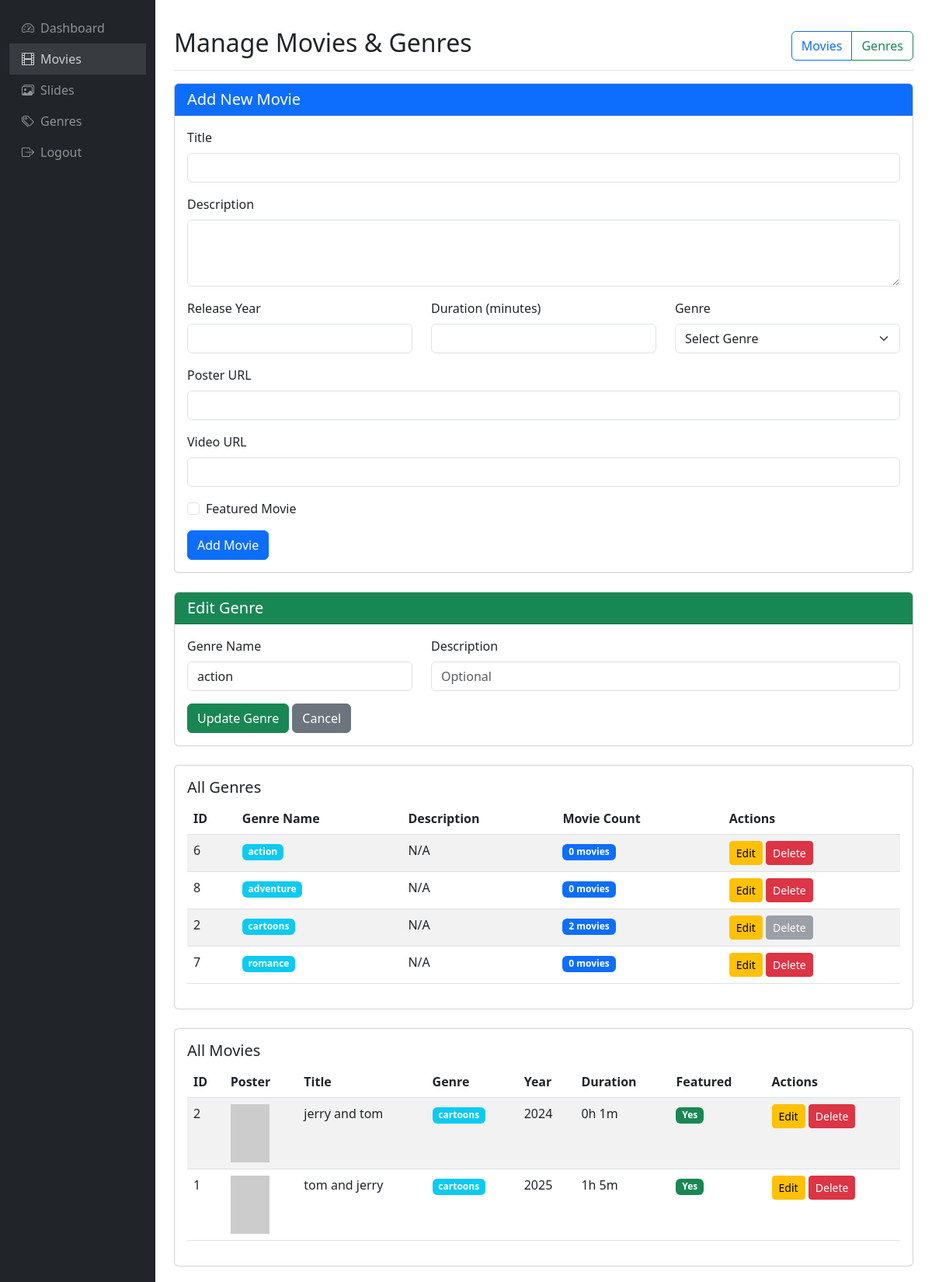
/movies.php?genre_action=edit&genre_id=6 (signed in), run on the app's committed database.
### tables this page shows
CREATE TABLE `genres` (
  `id` int(11) NOT NULL,
  `name` varchar(50) NOT NULL
);

CREATE TABLE `movies` (
  `id` int(11) NOT NULL,
  `title` varchar(100) NOT NULL,
  `description` text DEFAULT NULL,
  `release_year` int(11) DEFAULT NULL,
  `duration` int(11) DEFAULT NULL,
  `poster_url` varchar(255) DEFAULT NULL,
  `video_url` varchar(255) DEFAULT NULL,
  `genre_id` int(11) DEFAULT NULL,
  `featured` tinyint(1) DEFAULT 0,
  `created_at` timestamp NOT NULL DEFAULT current_timestamp(),
  `updated_at` timestamp NOT NULL DEFAULT current_timestamp() ON UPDATE current_timestamp()
);

### movies.php (the view, shortened to what this page needs)
<?php
include '../config.php';
$movie = null;
$edit_genre = null;
if (isset($_GET['genre_action']) && $_GET['genre_action'] == 'edit' && isset($_GET['genre_id'])) {
    $stmt = $pdo->prepare("SELECT * FROM genres WHERE id = ?");
    $stmt->execute([$_GET['genre_id']]);
    $edit_genre = $stmt->fetch(PDO::FETCH_ASSOC);
}
try {
    $genres = $pdo->query("SELECT * FROM genres ORDER BY name ASC")->fetchAll(PDO::FETCH_ASSOC);
} catch (PDOException $e) {
    $_SESSION['error'] = "Error loading genres: " . $e->getMessage();
    $genres = [];
}
try {
    $movies = $pdo->query("SELECT m.*, g.name as genre FROM movies m LEFT JOIN genres g ON m.genre_id = g.id ORDER BY m.created_at DESC")->fetchAll(PDO::FETCH_ASSOC);
} catch (PDOException $e) {
    $_SESSION['error'] = "Error loading movies: " . $e->getMessage();
    $movies = [];
}
?>
<!DOCTYPE html>
<html lang="en">
<head>
    <link href="https://cdn.jsdelivr.net/npm/bootstrap@5.3.0/dist/css/bootstrap.min.css" rel="stylesheet">
    <link rel="stylesheet" href="https://cdn.jsdelivr.net/npm/bootstrap-icons@1.10.0/font/bootstrap-icons.css">
</head>
<body>
    <div class="container-fluid">
        <div class="row">
            <div class="col-md-3 col-lg-2 d-md-block sidebar bg-dark">
                <div class="position-sticky pt-3">
                    <ul class="nav flex-column">
                        <li class="nav-item">
                            <a class="nav-link" href="dashboard.php">
                                <i class="bi bi-speedometer2 me-2"></i>Dashboard
                            </a>
                        </li>
                        <li class="nav-item">
                            <a class="nav-link active" href="movies.php">
                                <i class="bi bi-film me-2"></i>Movies
                            </a>
                        </li>
                        <li class="nav-item">
                            <a class="nav-link" href="slides.php">
                                <i class="bi bi-images me-2"></i>Slides
                            </a>
                        </li>
                        <li class="nav-item">
                            <a class="nav-link" href="#genresSection" onclick="document.getElementById('genresSection').scrollIntoView({behavior: 'smooth'});">
                                <i class="bi bi-tags me-2"></i>Genres
                            </a>
                        </li>
                        <li class="nav-item">
                            <a class="nav-link" href="logout.php">
                                <i class="bi bi-box-arrow-right me-2"></i>Logout
                            </a>
                        </li>
                    </ul>
                </div>
            </div>
            <div class="col-md-9 ms-sm-auto col-lg-10 px-md-4 main-content">
                <div class="d-flex justify-content-between flex-wrap flex-md-nowrap align-items-center pt-3 pb-2 mb-3 border-bottom">
                    <h1 class="h2">Manage Movies & Genres</h1>
                    <div class="btn-group" role="group">
                        <a href="#movieForm" class="btn btn-outline-primary">Movies</a>
                        <a href="#genresSection" class="btn btn-outline-success">Genres</a>
                    </div>
                </div>
                <div class="card mb-4" id="movieForm">
                    <div class="card-header bg-primary text-white">
                        <h5 class="mb-0"><?= isset($movie) ? 'Edit Movie' : 'Add New Movie' ?></h5>
                    </div>
                    <div class="card-body">
                        <form method="POST">
                            <div class="mb-3">
                                <label for="title" class="form-label">Title</label>
                                <input type="text" class="form-control" id="title" name="title" value="<?= isset($movie) ? $movie['title'] : '' ?>" required>
                            </div>
                            <div class="mb-3">
                                <label for="description" class="form-label">Description</label>
                                <textarea class="form-control" id="description" name="description" rows="3" required><?= isset($movie) ? $movie['description'] : '' ?></textarea>
                            </div>
                            <div class="row">
                                <div class="col-md-4 mb-3">
                                    <label for="release_year" class="form-label">Release Year</label>
                                    <input type="number" class="form-control" id="release_year" name="release_year" value="<?= isset($movie) ? $movie['release_year'] : '' ?>" required>
                                </div>
                                <div class="col-md-4 mb-3">
                                    <label for="duration" class="form-label">Duration (minutes)</label>
                                    <input type="number" class="form-control" id="duration" name="duration" value="<?= isset($movie) ? $movie['duration'] : '' ?>" required>
                                </div>
                                <div class="col-md-4 mb-3">
                                    <label for="genre_id" class="form-label">Genre</label>
                                    <select class="form-select" id="genre_id" name="genre_id" required>
                                        <option value="">Select Genre</option>
                                    </select>
                                </div>
                            </div>
                            <div class="mb-3">
                                <label for="poster_url" class="form-label">Poster URL</label>
                                <input type="url" class="form-control" id="poster_url" name="poster_url" value="<?= isset($movie) ? $movie['poster_url'] : '' ?>" required>
                            </div>
                            <div class="mb-3">
                                <label for="video_url" class="form-label">Video URL</label>
                                <input type="url" class="form-control" id="video_url" name="video_url" value="<?= isset($movie) ? $movie['video_url'] : '' ?>" required>
                            </div>
                            <div class="mb-3 form-check">
                                <input type="checkbox" class="form-check-input" id="featured" name="featured" <?= (isset($movie) && $movie['featured']) ? 'checked' : '' ?>>
                                <label class="form-check-label" for="featured">Featured Movie</label>
                            </div>
                            <button type="submit" class="btn btn-primary"><?= isset($movie) ? 'Update Movie' : 'Add Movie' ?></button>
                        </form>
                    </div>
                </div>
                <div class="card mb-4" id="genresSection">
                    <div class="card-header bg-success text-white">
                        <h5 class="mb-0"><?= isset($edit_genre) ? 'Edit Genre' : 'Add New Genre' ?></h5>
                    </div>
                    <div class="card-body">
                        <form method="POST">
                            <div class="row">
                                <div class="col-md-4 mb-3">
                                    <label for="genre_name" class="form-label">Genre Name</label>
                                    <input type="text" class="form-control" id="genre_name" name="genre_name" value="<?= isset($edit_genre) ? htmlspecialchars($edit_genre['name']) : '' ?>" required>
                                </div>
                                <div class="col-md-8 mb-3">
                                    <label for="genre_description" class="form-label">Description</label>
                                    <input type="text" class="form-control" id="genre_description" name="genre_description" value="<?= isset($edit_genre) ? htmlspecialchars($edit_genre['description'] ?? '') : '' ?>" placeholder="Optional">
                                </div>
                            </div>
                            <button type="submit" name="genre_submit" class="btn btn-success"><?= isset($edit_genre) ? 'Update Genre' : 'Add Genre' ?></button>
                            <?php if (isset($edit_genre)): ?>
                                <a href="movies.php#genresSection" class="btn btn-secondary">Cancel</a>
                            <?php endif; ?>
                        </form>
                    </div>
                </div>
                <div class="card mb-4">
                    <div class="card-body">
                        <h5 class="card-title">All Genres</h5>
                        <div class="table-responsive">
                            <table class="table table-striped">
                                <thead>
                                    <tr>
                                        <th>ID</th>
                                        <th>Genre Name</th>
                                        <th>Description</th>
                                        <th>Movie Count</th>
                                        <th>Actions</th>
                                    </tr>
                                </thead>
                                <tbody>
                                    <?php if (!empty($genres)): ?>
                                        <?php foreach ($genres as $g): ?>
                                            <?php
                                            try {
                                                $count_stmt = $pdo->prepare("SELECT COUNT(*) as count FROM movies WHERE genre_id = ?");
                                                $count_stmt->execute([$g['id']]);
                                                $movie_count = $count_stmt->fetch(PDO::FETCH_ASSOC)['count'];
                                            } catch (PDOException $e) {
                                                $movie_count = 0;
                                            }
                                            ?>
                                            <tr>
                                                <td><?= $g['id'] ?></td>
                                                <td><span class="badge bg-info"><?= htmlspecialchars($g['name']) ?></span></td>
                                                <td><?= htmlspecialchars($g['description'] ?? 'N/A') ?></td>
                                                <td><span class="badge bg-primary"><?= $movie_count ?> movies</span></td>
                                                <td>
                                                    <a href="movies.php?genre_action=edit&genre_id=<?= $g['id'] ?>#genresSection" class="btn btn-sm btn-warning">Edit</a>
                                                    <?php if ($movie_count == 0): ?>
                                                        <a href="movies.php?genre_action=delete&genre_id=<?= $g['id'] ?>" class="btn btn-sm btn-danger" onclick="return confirm('Are you sure you want to delete this genre?')">Delete</a>
                                                    <?php else: ?>
                                                        <button class="btn btn-sm btn-secondary" disabled title="Cannot delete genre with movies">Delete</button>
                                                    <?php endif; ?>
                                                </td>
                                            </tr>
                                        <?php endforeach; ?>
                                    <?php else: ?>
                                        <tr>
                                            <td colspan="5" class="text-center text-muted">No genres found. Add your first genre above!</td>
                                        </tr>
                                    <?php endif; ?>
                                </tbody>
                            </table>
                        </div>
                    </div>
                </div>
                <div class="card">
                    <div class="card-body">
                        <h5 class="card-title">All Movies</h5>
                        <div class="table-responsive">
                            <table class="table table-striped">
                                <thead>
                                    <tr>
                                        <th>ID</th>
                                        <th>Poster</th>
                                        <th>Title</th>
                                        <th>Genre</th>
                                        <th>Year</th>
                                        <th>Duration</th>
                                        <th>Featured</th>
                                        <th>Actions</th>
                                    </tr>
                                </thead>
                                <tbody>
                                    <?php if (!empty($movies)): ?>
                                        <?php foreach ($movies as $m): ?>
                                            <tr>
                                                <td><?= $m['id'] ?></td>
                                                <td><img src="<?= htmlspecialchars($m['poster_url']) ?>" width="50" height="75" style="object-fit: cover;" alt="<?= htmlspecialchars($m['title']) ?>" onerror="this.src='https://via.placeholder.com/50x75?text=No+Image'"></td>
                                                <td><?= htmlspecialchars($m['title']) ?></td>
                                                <td><span class="badge bg-info"><?= htmlspecialchars($m['genre'] ?? 'N/A') ?></span></td>
                                                <td><?= $m['release_year'] ?></td>
                                                <td><?= floor($m['duration']/60) ?>h <?= $m['duration']%60 ?>m</td>
                                                <td><?= $m['featured'] ? '<span class="badge bg-success">Yes</span>' : '<span class="badge bg-secondary">No</span>' ?></td>
                                                <td>
                                                    <a href="movies.php?action=edit&id=<?= $m['id'] ?>" class="btn btn-sm btn-warning">Edit</a>
                                                    <a href="movies.php?action=delete&id=<?= $m['id'] ?>" class="btn btn-sm btn-danger" onclick="return confirm('Are you sure you want to delete this movie?')">Delete</a>
                                                </td>
                                            </tr>
                                        <?php endforeach; ?>
                                    <?php else: ?>
                                        <tr>
                                            <td colspan="8" class="text-center text-muted">No movies found. Add your first movie above!</td>
                                        </tr>
                                    <?php endif; ?>
                                </tbody>
                            </table>
                        </div>
                    </div>
                </div>
            </div>
        </div>
    </div>
</body>
</html>

### movies.php (style rules this page uses)
.sidebar { min-height: 100vh; background: #343a40; }
.sidebar .nav-link { color: rgba(255,255,255,.5); }
.sidebar .nav-link:hover, .sidebar .nav-link.active { color: rgba(255,255,255,.75); background: rgba(255,255,255,.1); }
.main-content { padding: 20px; }

### data on the page
genres: genre_name "action", id "6", name "action", description "N/A", movie_count "0"
genres: id "8", name "adventure", description "N/A", movie_count "0"
genres: id "2", name "cartoons", description "N/A", movie_count "2", shows "Delete"
genres: id "7", name "romance", description "N/A", movie_count "0"
movies: id "2", title "jerry and tom", genre.name "cartoons", release_year "2024", floor($m['duration']/60) "0", $m['duration']%60 "1", featured "Yes"
movies: id "1", title "tom and jerry", genre.name "cartoons", release_year "2025", floor($m['duration']/60) "1", $m['duration']%60 "5", featured "Yes"
